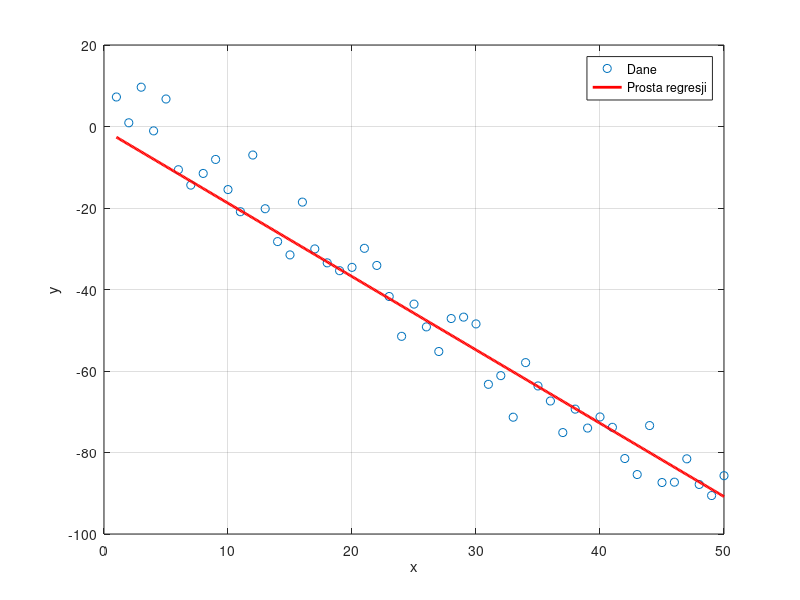

The MATLAB script that drew this image:
clear all
close all
clc

num_elements=50;
a=-2;
b=5;
c=7;
x=1:1:num_elements;
y=a*x+b*randn(1,num_elements);
y=y+c;

Y=y';
X=x';

X=[ones(size(X)) X];

A=randn(2,1);
alfa=0.00001;
num_iteration=30;

for i=1:1:num_iteration

predictions = X * A;

errors = predictions - Y;


gradient = X' * errors;

% Update parameters using gradient descent
A = A - alfa * gradient;

% Calculate the cost (mean squared error)
cost = sum(errors.^2) / (2 * num_elements);

% Display the current iteration and cost
fprintf('Iteration %d: Cost = %.4f\n', i, cost);
end

% Display the final linear regression parameters
fprintf('Final Parameters (a, b): %.4f, %.4f\n', A(2), A(1));

figure(1)

plot(x, y, 'o');grid on;hold on;
xlabel('x');
ylabel('y');


% Narysuj prostą regresji na wykresie
x_range = min(x):0.1:max(x);
y_regression = A(2) * x_range + A(1);
plot(x_range, y_regression, 'r', 'LineWidth', 2);

grid on;
xlabel('x');
ylabel('y');
legend('Dane', 'Prosta regresji');